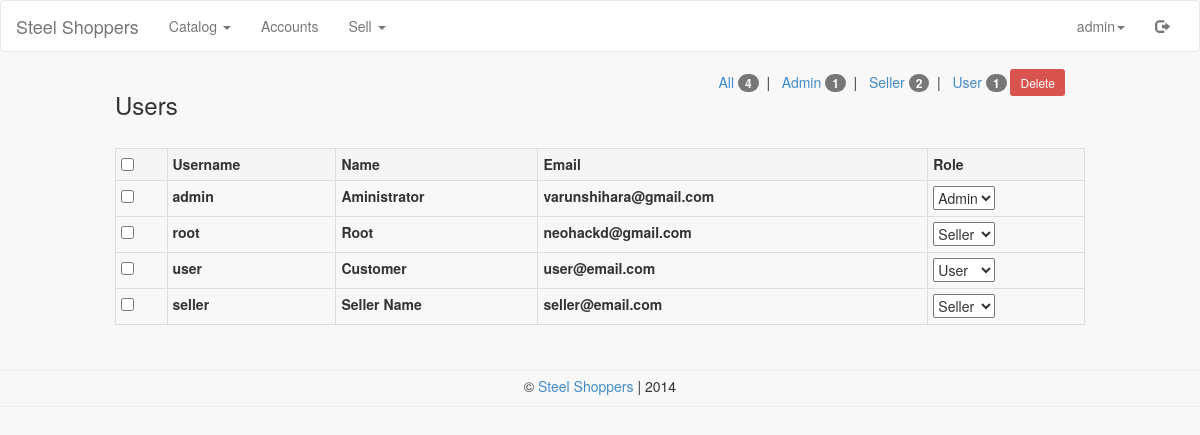
Page /admin/users.php (signed in) on the committed database.
### tables this page shows
CREATE TABLE IF NOT EXISTS `ss_user` (
  `id` int(11) NOT NULL AUTO_INCREMENT,
  `username` varchar(20) NOT NULL,
  `password` varchar(64) NOT NULL,
  `salt` varchar(32) NOT NULL,
  `name` varchar(50) NOT NULL,
  `joined` datetime NOT NULL,
  `group` varchar(2) NOT NULL,
  `email` varchar(100) NOT NULL,
  `mobile` varchar(15) NOT NULL,
  PRIMARY KEY (`id`)
);

### classes/Config.php (called while the page is built)
<?php
class Config {
    public static function get($path = null) {
        if($path) {
            $config = $GLOBALS['config'];
            $path = explode('/', $path);
            foreach($path as $bit) {
                if(isset($config[$bit])) {
                    $config = $config[$bit];
                }
            }
            return $config;
        }
        return false;
    }
}

### classes/DB.php (called while the page is built, shortened)
<?php
class DB {
    private static $_instance = null;
    private $_pdo,
            $_query,
            $_error = false,
            $_results,
            $_count = 0;
    private function __construct() {
        try {
            $this->_pdo = new PDO('mysql:host=' . Config::get('mysql/host') . ';dbname=' . Config::get('mysql/db'), Config::get('mysql/username'), Config::get('mysql/password'));
        } catch(PDOException $e) {
            die($e->getMessage());
        }
    }
    public static function getInstance() {
        if(!isset(self::$_instance)) {
            self::$_instance = new DB();
        }
        return self::$_instance;
    }
    public function query($sql, $params = array()) {
        $this->_error = false;
        if($this->_query = $this->_pdo->prepare($sql)) {
            $x = 1;
            if(count($params)) {
                foreach($params as $param) {
                    $this->_query->bindValue($x, $param);
                    $x++;
                }
            }
            if($this->_query->execute()) {
                $this->_results = $this->_query->fetchAll(PDO::FETCH_OBJ);
                $this->_count = $this->_query->rowCount();
            } else {
                $this->_error = true;
            }
        }
        return $this;
    }
    public function action($action, $table, $where = array(), $limit = 30) {
        if(count($where) === 3) {
            $operators = array('=', '>', '<', '>=', '<=');
            $field = $where[0];
            $operator = $where[1];
            $value = $where[2];
            if(in_array($operator, $operators)) {
                $sql = "{$action} FROM {$table} WHERE {$field} {$operator} ? LIMIT {$limit}";
                if(!$this->query($sql, array($value))->error()) {
                    return $this;
                }
            }
        }
        return false;
    }
    public function get($table, $where) {
        return $this->action('SELECT *', $table, $where);
    }
    public function results() {
        return $this->_results;
    }
    public function first() {
        return $this->results()[0];
    }
    public function error() {
        return $this->_error;
    }
    public function count() {
        return $this->_count;
    }
}

### classes/User.php (called while the page is built, shortened)
<?php
class User {
    private $_db,
            $_data,
            $_sessionName,
            $_cookieName,
            $_isLoggedIn;
    public function __construct($user = null) {
        $this->_db = DB::getInstance();
        $this->_sessionName = Config::get('session/session_name');
        if(!$user) {
            if(Session::exists($this->_sessionName)) {
                $user = Session::get($this->_sessionName);
                if($this->find($user)) {
                    $this->_isLoggedIn = true;
                } else {
                }
            }
        } else {
            $this->find($user);
        }
    }
    public function find($user = null) {
        if($user) {
            $field = (is_numeric($user)) ? 'id' : 'username';
            $data = $this->_db->get('ss_user', array($field, '=', $user));
            if($data->count()) {
                $this->_data = $data->first();
                return true;
            }
        }
        return false;
    }
    public function data() {
        return $this->_data;
    }
    public function isLoggedIn() {
        return $this->_isLoggedIn;
    }
}

### classes/Session.php (called while the page is built, shortened)
<?php
class Session {
    public static function exists($name) {
        return (isset($_SESSION[$name])) ? true : false ;
    }
    public static function get($name) {
        return $_SESSION[$name];
    }
}

### admin/users.php (the view, shortened to what this page needs)
<?php
require_once 'header.php';
?>
    <div class="row">
        <div class="col-md-1"></div>
        <div class="col-md-10">
            <?php
            $db = DB::getInstance();
            $admin = $db->action('SELECT *', 'ss_user', array('`group`', '=', '2'));
            $countAdmin = $admin->count();
            $seller = $db->action('SELECT *', 'ss_user', array('`group`', '=', '3'));
            $countSeller = $seller->count();
            $customer = $db->action('SELECT *', 'ss_user', array('`group`', '=', '1'));
            $countCustomer = $customer->count();
            $all = $db->action('SELECT *', 'ss_user', array('1', '=', '1'));
            $countAll = $all->count();
            ?>
            <div class="row">
                <div class="col-sm-7">
                    <h3>Users</h3>
                </div>
                <div class="col-sm-5">
                    <center>
                        <a href="users.php">All <span class="badge"><?php echo $countAll; ?></span></a>&nbsp; | &nbsp;
                        <a href="users.php?role=admin">Admin <span class="badge"><?php echo $countAdmin; ?></span></a>&nbsp; | &nbsp;
                        <a href="users.php?role=seller">Seller <span class="badge"><?php echo $countSeller; ?></span></a>&nbsp; | &nbsp;
                        <a href="users.php?role=customer">User <span class="badge"><?php echo $countCustomer; ?></span></a>
                        <a onclick="$('#form').submit();" class="btn-sm btn-danger" style="cursor: pointer;">Delete</a>
                    </center>
                </div>
            </div>
            <form action="#" method="post" id="form">
                <table class="table table-bordered table-condensed table-hover">
                    <tr class="active">
                        <th><input type="checkbox" onclick="$('input[type*=\'checkbox\']').attr('checked', this.checked);"></th>
                        <th>Username</th>
                        <th>Name</th>
                        <th>Email</th>
                        <th>Role</th>
                    </tr>
                    <?php
                    if(Input::exists('get')) {
                        $role = Input::get('role');
                        if($role == 'admin') {
                            $data = $db->action('SELECT *', 'ss_user', array('`group`', '=', '2'));
                            $y = $countAdmin;
                        } elseif($role == 'seller') {
                            $data = $db->action('SELECT *', 'ss_user', array('`group`', '=', '3'));
                            $y = $countSeller;
                        } elseif($role == 'customer') {
                            $data = $db->action('SELECT *', 'ss_user', array('`group`', '=', '1'));
                            $y = $countCustomer;
                        } else {
                            $data = $all;
                            $y = $countAll;
                        }
                    } else {
                        $data = $all;
                        $y = $countAll;
                    }
                    for($x = 0; $x<$y; $x++) {
                        ?>
                        <tr>
                            <td><input type="checkbox" id="<?php echo $data->results()[$x]->id; ?>" name="id" value="<?php echo $data->results()[$x]->id; ?>"></td>
                            <td><label for="<?php echo $data->results()[$x]->id; ?>"><?php echo $data->results()[$x]->username; ?></label></td>
                            <td><label for="<?php echo $data->results()[$x]->id; ?>"><?php echo $data->results()[$x]->name; ?></label></td>
                            <td><label for="<?php echo $data->results()[$x]->id; ?>"><?php echo $data->results()[$x]->email; ?></label></td>
                            <td>
                                <form method='post' action='users.php'>
                                <?php
                                if($data->results()[$x]->group == 1) {
                                    echo "<select name='group' onchange='this.form.submit()'>
                                                <option value='1'>User</option>
                                                <option value='2'>Admin</option>
                                                <option value='3'>Seller</option>
                                            </select>";
                                } elseif($data->results()[$x]->group == 2) {
                                    echo "<select name='group' onchange='this.form.submit()'>
                                                <option value='2'>Admin</option>
                                                <option value='1'>User</option>
                                                <option value='3'>Seller</option>
                                            </select>";
                                } elseif($data->results()[$x]->group == 3) {
                                    echo "<select name='group' onchange='this.form.submit()'>
                                            <option value='3'>Seller</option>
                                            <option value='2'>Admin</option>
                                            <option value='1'>User</option>
                                        </select>";
                                }
                                ?>
                                </form>
                            </td>
                        </tr>
                    <?php   } ?>
                </table>
            </form>
        </div>
        <div class="col-md-1"></div>
    </div>
<?php
require_once 'footer.php';
?>

### admin/header.php (shortened to what this page needs)
<?php
if(file_exists('../config.php')) {
    require_once '../config.php';
} else {
    echo("Missing Configuration File.");
}
$user = new User();
?>
<!DOCTYPE html>
<html>
<head>
    <link rel="stylesheet" href="../css/bootstrap.min.css">
    <link rel="stylesheet" href="../css/style.css">
    <link rel="stylesheet" href="../css/modal.css">
</head>
<body>
<nav class="navbar navbar-default" role="navigation">
    <div class="container-fluid">
        <div class="navbar-header">
            <a class="navbar-brand" href="index.php">Steel Shoppers</a>
        </div>
        <div class="collapse navbar-collapse" id="bs-example-navbar-collapse-1">
            <ul class="nav navbar-nav">
                <li class="dropdown">
                    <a href="#" class="dropdown-toggle" data-toggle="dropdown">Catalog <span class="caret"></span></a>
                </li>
                <li><a href="users.php">Accounts </a></li>
                <li class="dropdown">
                    <a href="#" class="dropdown-toggle" data-toggle="dropdown">Sell <span class="caret"></span></a>
                </li>
            </ul>
            <ul class="nav navbar-nav navbar-right">
                <?php
                if($user->isLoggedIn()) {
                    ?>
                    <li class="dropdown">
                        <a href="#" class="dropdown-toggle" data-toggle="dropdown"><?php echo $user->data()->username; ?><span class="caret"></span></a>
                    </li>
                <?php
                }
                ?>
                <li>
                    <?php
                    if($user->isLoggedIn()) {
                        echo '<a href="' . HTTP_SERVER . 'logout.php"><span class="glyphicon glyphicon-log-out"></span></a>';
                    } else {
                        echo '<a href="' . HTTP_SERVER . 'login.php"><span class="glyphicon glyphicon-log-in"></span></a>';
                    }
                    ?>
                </li>
            </ul>
        </div>
    </div>
</nav>
<div class="container-fluid">

### css/style.css (style rules this page uses)
body { background-color: #f8f8f8; }
nav { background-color: #fff !important; }
.row { margin-bottom: 20px !important; }

### rows in the picture
ss_user: username "admin", name "Aministrator", email "varunshihara@gmail.com"
ss_user: username "root", name "Root", email "neohackd@gmail.com"
ss_user: username "user", name "Customer", email "user@email.com"
ss_user: username "seller", name "Seller Name", email "seller@email.com"

### other values in the picture
$countAll "4"
$countAdmin "1"
$countSeller "2"
$countCustomer "1"
